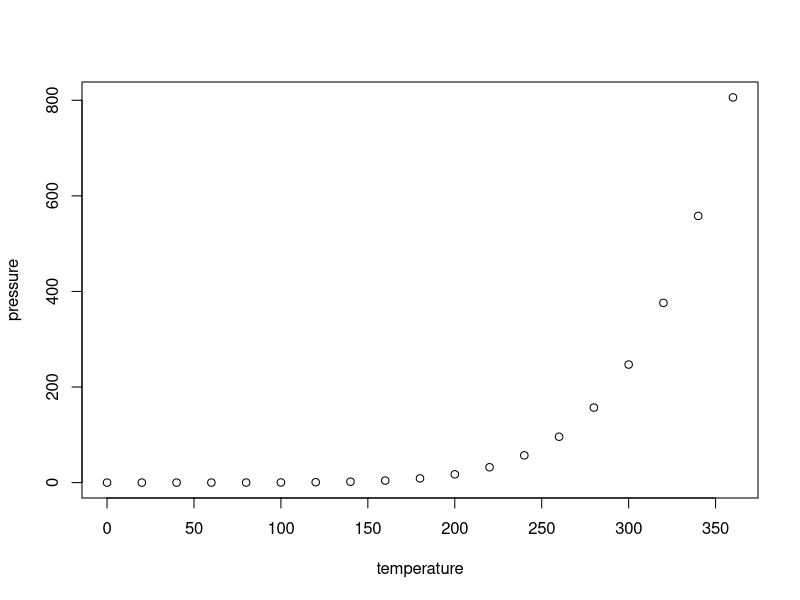
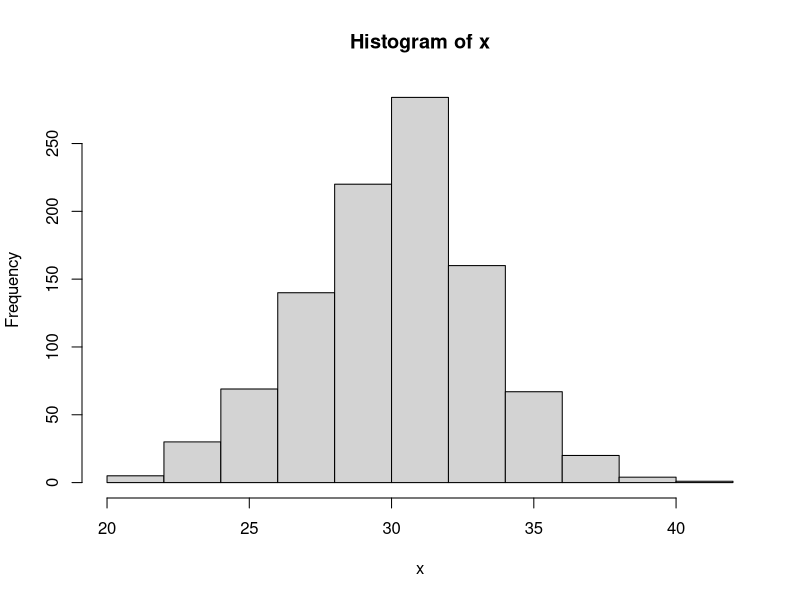
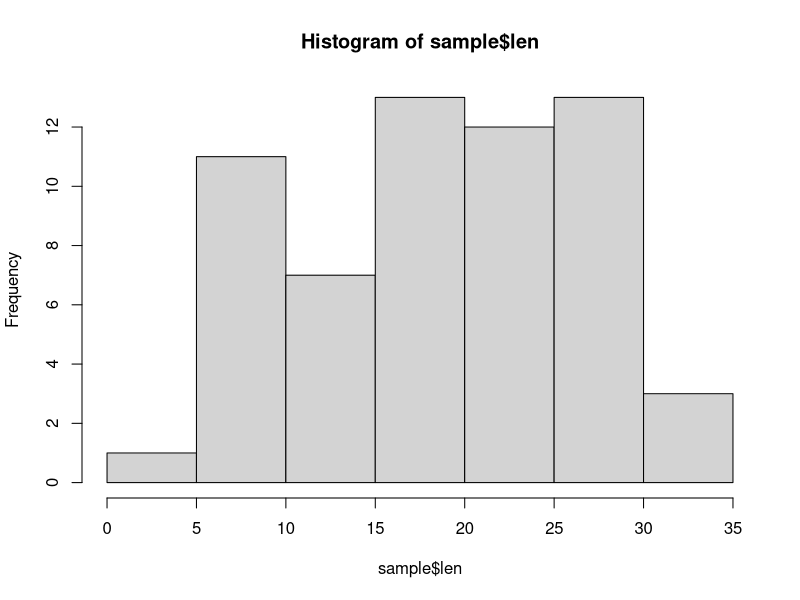
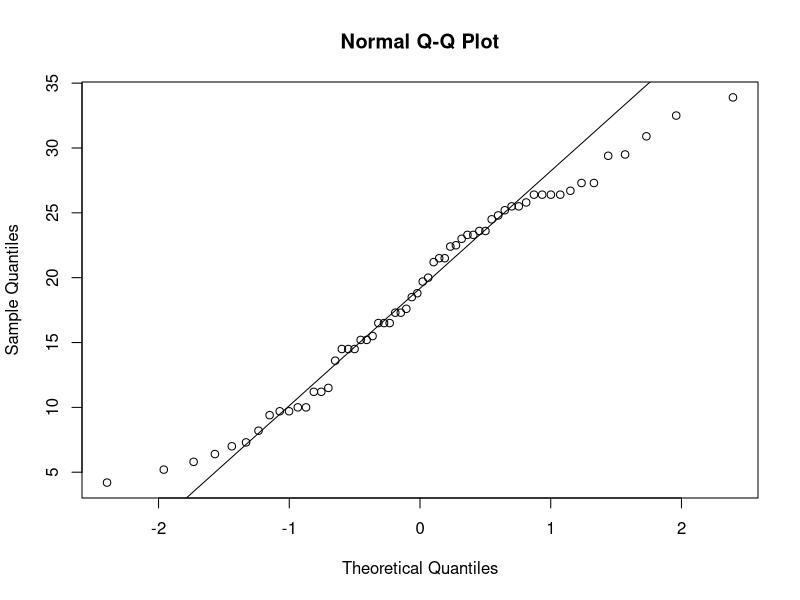
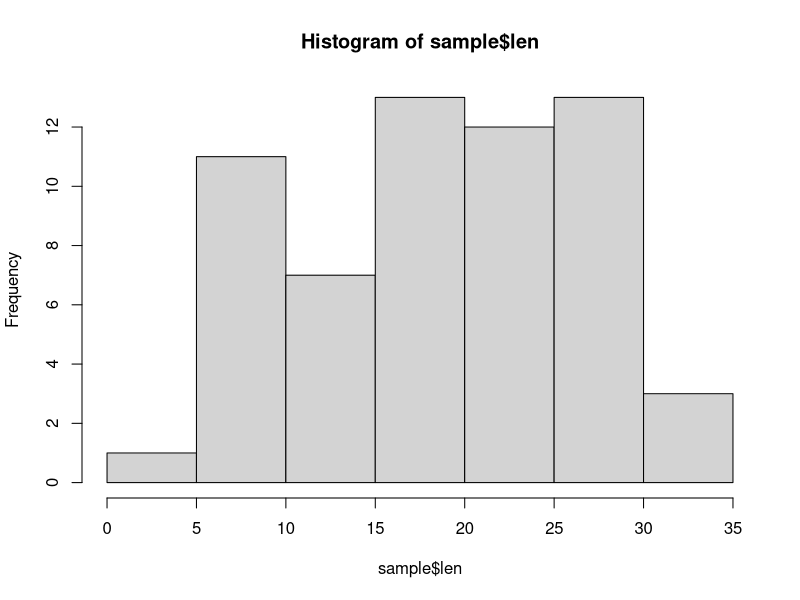
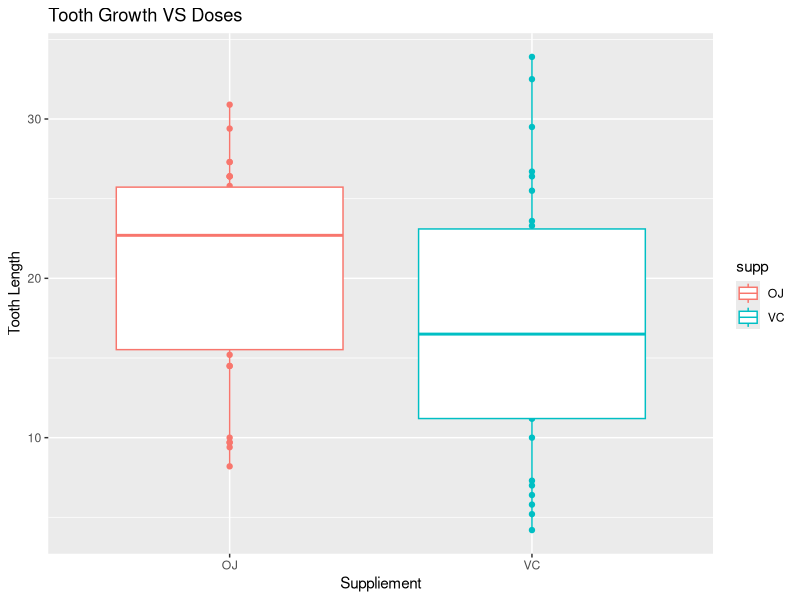
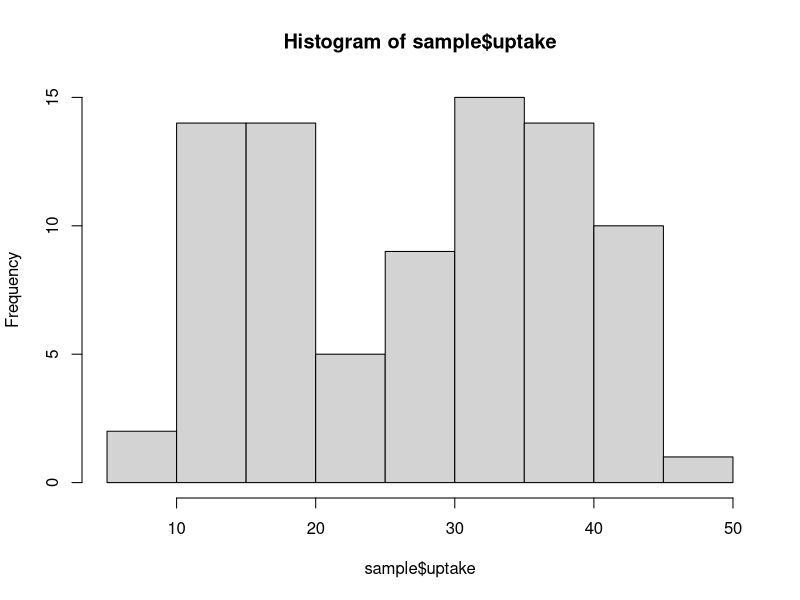
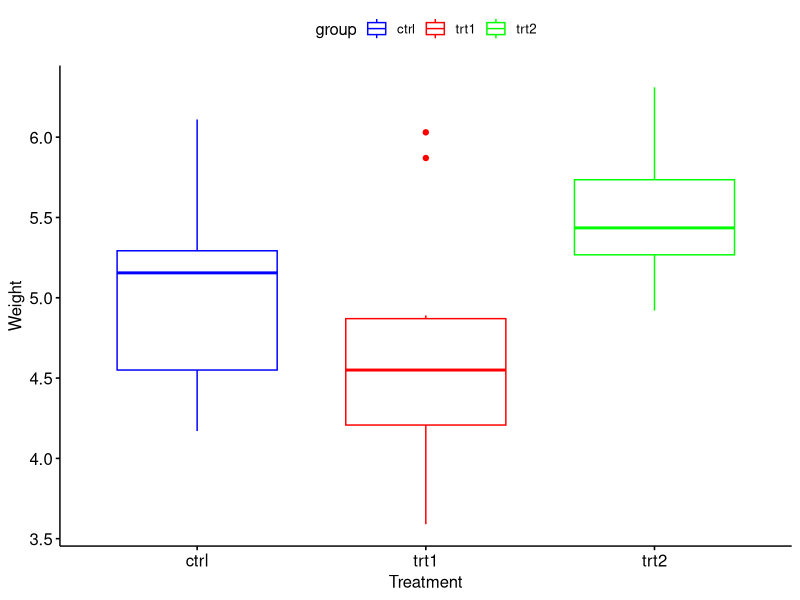

Generate these figures, in order, with R:
## ---- chunk 1
knitr::opts_chunk$set(echo = TRUE)
## ---- chunk 2
summary(cars)
## ---- chunk 3
plot(pressure)
## ---- chunk 4
###################################################################################################################################################Probabolity Distribution##########################################
##############################################################################################################################


#Variables: Discrete and contineous
#Discrete:PDF>pro distrubution func>>>Probably found on al possible occurance
#Contiueous: pmf>prob mass func>>>Small sample and the Possible occurance 

#PDF>>
#binomial:binomial outcomes
#Poison: Suitabke for count
#Negetive Binomial:Robust then piison


#PMF>>
#normal Distribution>>>mean = median=Mode
#Thumb Rule ..68% data witin 1 SD..95 % in 2Sigma..99.7 in 3 sigma..of the mean
###################################################################################################################################################Normal Distribution##########################################
##############################################################################################################################


#Create 1000 random numbers which are normally distribured arouung mean 30 with a SD 3
count=1000
mean=30
sd=3

x<-rnorm(count,mean,sd)
hist(x)


data("ToothGrowth")
sample= ToothGrowth
head(sample)
str(sample)

hist(sample$len)
#no clear indication
#I can do shapiro.test()
shapiro.test(sample$len)
# p value  0.1>0.05 Accept H0: data is normally distributed

qqnorm(sample$len)
qqline(sample$len)
#QQline never works alone.. So select qqplot and qq line both command together



library(ggplot2)


## ---- chunk 5
###################################################################################################################################################Std Normal Distribution##########################################
##############################################################################################################################
#Mean=0 and Sigma=1 >>>Std normal Distribution>>z distribution
#z= (x-mu)/sd
#When Sample size >30
#When Sample size <30...then we will use t-Distribution...more fatter tails
#Degree of freedom = count-1

#CI Calculation..
data("ToothGrowth")
sample= ToothGrowth
head(sample)
str(sample)
n=nrow(sample)
sd=sd(sample$len)
se=sd/sqrt(n)#Standard error
sd
se


zval=qnorm(.975)#>>>alpha/2=.25>>>alpha=.5>>>95% CI
zval# This is my z-score

#Margin of error
moe=zval*se
moe

xbar=mean(sample$len)

xbar+c(-moe,moe)#95% CI

############T Distri

n=length(sample$len)
df=n-1
df
tval=qt(.975,df)# t-score#>>>alpha/2=.25>>>alpha=.5>>>95% CI
moe= se*tval

xbar=mean(sample$len)

xbar+c(-moe,moe)#95% CI


#Do it in r command
t.test(sample$len)#By default 95%CI
t.test(sample$len,conf.level = 0.9)#90%CI
## ---- chunk 6
###################################################################################################################################################Hypothesis testing###################################################
#############################################################################################################
######################################## t-Test############################################################
#T-test  examines if the difference in means  is significant or not
data("ToothGrowth")
sample= ToothGrowth
head(sample)
str(sample)

hist(sample$len)
shapiro.test(sample$len)
#pvalue=0.1>0.05>>>Accept H0= data is normally distributed
library(ggplot2)
qplot(supp,len,data=sample,xlab="Suppliement",ylab="Tooth Length", main="Tooth Growth VS Doses",color=supp)+geom_boxplot()
mean(sample$len)
#One sided t-test
#Test to check If the mean is a certain number 
#H0: True Value of mean =18
t.test(sample$len,mu=18)#Test null hypo
#p value =0.41>0.05..Accept the null Hypo>>>Means mea is 18

#We can test whether its greater than a particular value
t.test(sample$len,alternative="greater",mu=3)# Test alternative hypo

t.test(sample$len,alternative="less",mu=3)#test alternatve hypo
#P value >0.05...so reject the alternative hypo

#####Independent two group t-test
#Testthe difference in mean
#h0: No difference of mean bet two groups.
#Lets Split data Sets according to Suppliments
oj = sample$len[sample$supp=="OJ"]
vc=  sample$len[sample$supp=="VC"]

t.test(oj,vc,paired=F,var.equal=F,conf.level = .95)
#p value0.06>0.05...Accept H0>>>no diff in population mean of two vars OJ & VC
#var.equal=F>>>variances of the datasets are not equal
#paired=F>>>data taken randomly...not in paired ways


t.test(oj,vc,alternative = "greater",paired=F)
#p value <0.05..reject Null....

t.test(oj,vc,paired=T,var.equal=F,conf.level = .95)# Test assuming its paired value
#Reject h0


## ---- chunk 7
###########################################################################################################################################Non-parametric alternatives of t-test#########################################
#############################################################################################################
data(CO2)
sample=CO2
head(sample)
str(sample)

#normality test
hist(sample$uptake)
#Result not prety convincing that the data has normal distribution
shapiro.test(sample$uptake)
#reject h0: that data is normal as p<<0.05


#Mann-Whitny U test:unpaired data
#compare uptake for chilled and non-chilled
#independent sample
chil_uptake=sample$uptake[sample$Treatment=="chilled"]
non_chil_uptake=sample$uptake[sample$Treatment=="nonchilled"]
#Now test
wilcox.test(chil_uptake,non_chil_uptake)
#p<<0.05 hence reject null hypo that two variable are come from same populations


# We dont need to create table  we can write below command,
wilcox.test(sample$uptake~sample$Treatment)#(numerical,factor)
#same result without creating table.




#Wilcox on Single-Ranked Test:paired data
library(MASS)
head(immer)
str(immer)

#Findout the dependency of wheat yeild in 1931(Y1) &1932(Y2)
wilcox.test(immer$Y1,immer$Y2,paired = T)
#p value is <<<0.05  reject null hypo. No asssociation of two data

## ---- chunk 8
###################################################################################################################################################One Way Annova######################################################
#############################################################################################################
#Extension of independent two sample t-test
#Compare mean when variable more than two
#Data is organised in to 2+ more  groups in single grouping
#Variables also called factor grouping

data("PlantGrowth")
sample=PlantGrowth
head(sample)
str(sample)
#See the factor have 3 groups
levels(sample$group)
#See which are 3 factors



#Package upload
#install.packages("ggpubr")
library(ggpubr)



#Ploting of data
ggboxplot(sample,x="group",y="weight",color="group",palette = c("blue" ,"red" ,"green"),order = c("ctrl", "trt1", "trt2"),ylab="Weight",xlab="Treatment")

#Can see in graph that, means are different? Also see the outlier for trt1

#We did it graphically...lets us see it statistically
md=aov(weight~group,data=sample)
md
summary(md)
#p value .01<.05  So three variables are different...but which are the groups are significantly different??
#post hoc test
t=TukeyHSD(md)
t
plot(t)

#Pairwise t-test
pairwise.t.test(sample$weight,sample$group,p.adjust.method = "BH")
#What is "BH"

#condition of one way anova

##Check the homogenity of variance assumptions
plot(md,1)
#Line is allmost horizental...so somehow Homegenity of the variances somehow met 

#Normality of residuals
plot(md,2)

aov_residuals=residuals(object = md)
shapiro.test(aov_residuals)
#Accept H0: Error is normaly Distributed

## ---- chunk 9
##############################################################################################################################################Non-Parametric One Way Annova##############################################
#############################################################################################################
#If the condition of normality of residuals is not met,
# We implement Kruskal-Wallis rank sum Test
kruskal.test(weight~group,data=sample)
#p value <005...reject null hypo.....on of the three group is significantly different from others
#lets use Pairwise wilcox test
pairwise.wilcox.test(sample$weight,sample$group,p.adjust.method = "BH")

#Where homegenity of variance assumption is violated
oneway.test(sample$weight~sample$group)

## ---- chunk 10
########################################################################################################################################################### Two Way Annova##############################################
#############################################################################################################
#Evaluate Simulteneously the effect of two grouping variables
#2 Factor variables on a response variable


##H0:Respnse mean for all factors levels are equal.

####Data loading
data("ToothGrowth")
df= ToothGrowth
head(df)
str(df)
#levels(df$dose)
unique(df$dose)
#df$dose=factor(df$dose,levels=c(0.5,1.0,2.0),lebels=c("D0.5", "D1" ,"D2"))
as.factor(df$dose)
levels(df$dose)


#plotting
boxplot(len~supp*dose,data=df,frame=F,col=c("red","blue"),ylab="Toothlength")

#See if the tooth length Depends on Supp and dose statistically
#two factor variables are independent
md1<- aov(len~supp+dose,data=df) # i assumed Supp & dose are independent, So #used   supp+dose
summary(md1)
#both the p value is <0.05>>>So reject H0:
#H0: Mean tooth length of the two variables supp & dose are not equal



#Test two variable may have some synergistic eff3ct
md2<- aov(len~supp*dose,data=df) # i assumed Supp & dose may have some affect, #So used   supp*dose
summary(md2)
#So p value dose::Supp >>> 0.02>0.05...Accept H0...May have affect
#So effect of Dose & Supp are statistically significant
#relationship of Dose & Tooth length iks also dependent on Supp


#Now lets test Which Dose groups are different
# TukeyHSD(md2,which = "dose")

#See why its not working

#Lets do paiwise t test
pairwise.t.test(df$len,df$dose,p.adjust.method = "BH")


#Testing when we have unequal sample numbers
mya=aov(len~supp*dose,data=df)# Normal Anova test we do for equal sample numbers
#Now we wil use Type-III Sum of Suqares As we assume unequal numbers per group
library(car)# This package is required for Anova function
Anova(mya,type="III")



#Conditions for two way Anova
#Test homogeneity of the variance assumption
plot(md2,1)#Not homogeneous

##Test normality of residuals
plot(md2,2)
## ---- chunk 11
#Stat test will not be able to determine true diff if the sample size is too small
#Sample size choice
#install.packages("pwr")
library(pwr)
?pwr.t.test
#pwr.t.test(n=,d=,sig.level=,power=,type=c("two.sample","one sample","paired"))
#n:Number of observations (per sample)
#d:Effect size (Cohen's d) - difference between the means divided by the pooled standard #deviation
#Cohen'suggested that, da values of .2,.5,.8 represents small,medium&large effect
#sig.level:Significance level (Type I error probability) power Power of test (1 minus Type II #error probability)
#type	:Type of t test : one- two- or paired-samples

#######
#Power that a t-test has for detecting a differece as large as 1 unit from zero ifthe sd is 3
#consider sample size=50 and ci=95
power.t.test(50,1,3,.05,NULL,type="one.sample")
#We have 63% chance to detect an effect that size



#How large a sample size should be to have a power of .8
#for detecting a difference as large as 1 unit and sd as 3 unit
power.t.test(NULL,1,3,0.05,.8,type="one.sample")
#Sample size should be 73



#lets examine two.sample problem

power.t.test(NULL,1,3,0.05,.8)# by default the type is two.sample
#sample size=143...n is each group

#How much the difference should be to detct 80%power with 50 Subjects per group.
power.t.test(50,NULL,3,.05,.8)
#d-1.69


####################Anova
#One way anova to compare 4 grps
#Need toknow sample size
#.80 when effect is moderate.25
pwr.anova.test(NULL,k=4,f=.25,sig.level = .05,power = .8)
#n=45
